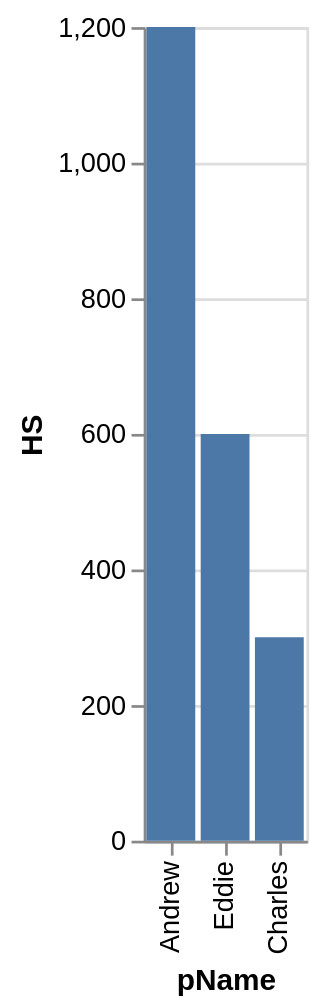

Vega-Lite specification stored for this chart:
### Vega-Lite specification from a JSON file in a GitHub repository (floating-point values rounded to 4 significant figures)
{"data": {"values": [{"x_data": "Andrew", "y_data": 1200}, {"x_data": "Eddie", "y_data": 600}, {"x_data": "Charles", "y_data": 300}]}, "mark": "bar", "encoding": {"x": {"field": "x_data", "type": "nominal", "title": "pName", "sort": {"op": "sum", "field": "y_data", "order": "descending"}}, "y": {"field": "y_data", "type": "quantitative", "title": "HS"}}}
